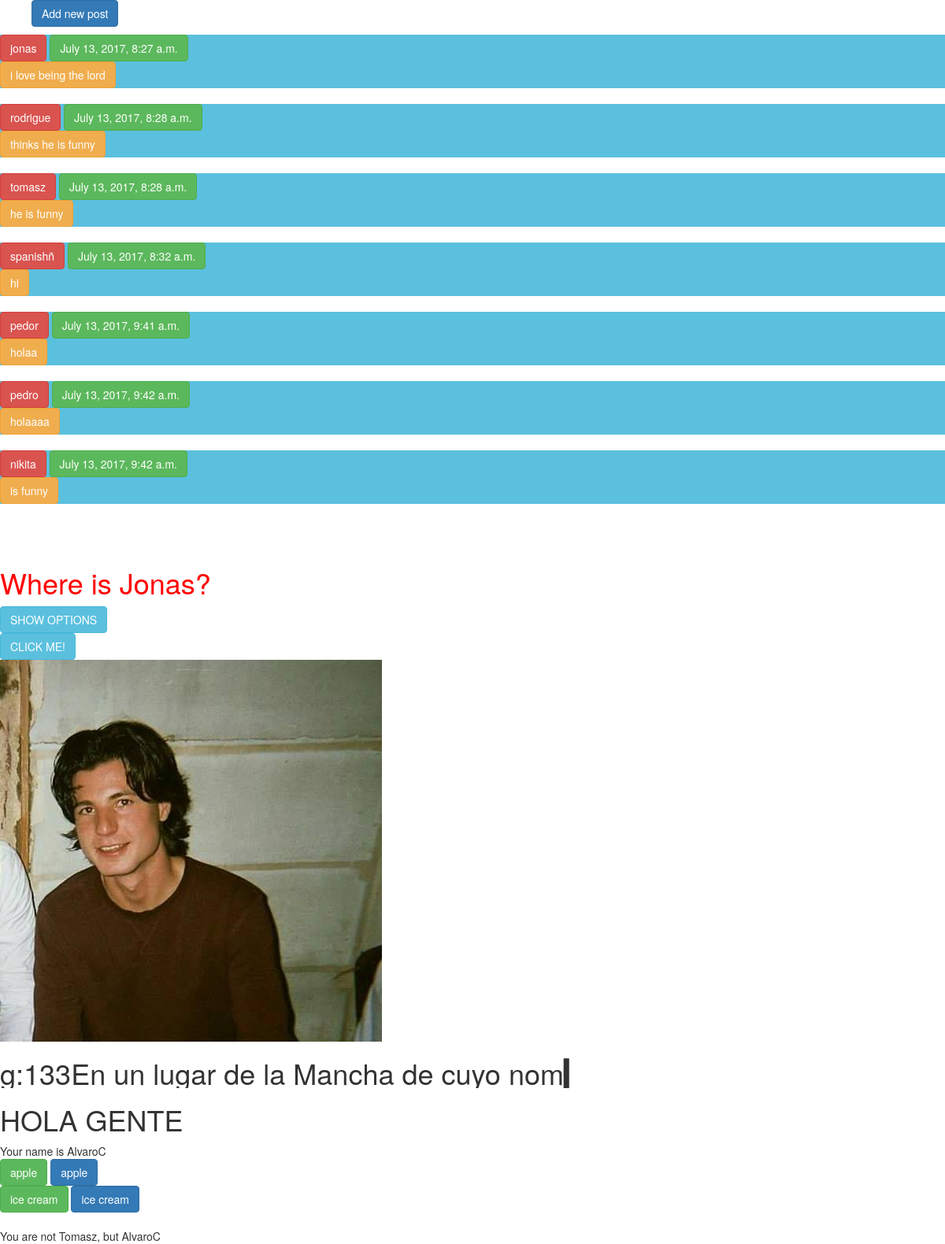
Page /myself/ on the committed database.
### myself/models.py (models this page shows, shortened)
class Post(models.Model):
    author = models.CharField(max_length=160)
    body = models.TextField()
    date = models.DateTimeField()

### myself/views.py (the view)
# urls.py: url(r'^myself/', views.index),
def index(request) :
    my_dict = dict()
    my_dict["name"] = "AlvaroC"
    my_dict["fruits"] = ["apple", "ice cream"]
    my_dict["all_posts"] = Post.objects.all()
    return render(request, 'index.html', my_dict)

### myself/templates/index.html (shortened to what this page needs)
<!DOCTYPE html>
<html lang="en">
<head>
    {% load staticfiles %}
    <link rel="stylesheet" type="text/css" href="{% static 'main.css' %}" />
    <link rel="stylesheet" type="text/css" href="{% static 'css/bootstrap.min.css' %}" />
</head>
<body>
<ul>
    <a href="/new_post"><div class="btn btn-primary">Add new post</div></a>
</ul>
{% for post in all_posts %}
<div class="btn-info">
    <div class="btn btn-danger">{{ post.author }}</div>
    <div class="btn-success btn">{{ post.date }}</div>
    <br>
    <div class="btn-warning btn">{{ post.body }}</div>
</div>
<br>
{% endfor %}
<br><br>
<h1 class="first-class">Where is Jonas?</h1>
<div id="clicker" class="btn btn-info">SHOW OPTIONS</div>
<div id="hidden">
<div id="clicker2" class="btn btn-info">CLICK ME!</div>
    <div id="jonashide">
        <img src ="{% static 'images/jonas.jpg' %}">
    </div>
<h1 id="my_name">En un lugar de la Mancha de cuyo nombre no quiero acordarme no ha mucho tiempo que vivía un hidalgo de los de lanza en astillero, adarga antigua, rocín flaco y galgo corredor
    Una olla de algo más vaca que carnero, salpicón las más noches duelos y quebrantos los sábad</h1>
<h1>HOLA GENTE</h1>
Your name is {{ name }}
{% for fruit in fruits %}
<br>
<div class="btn btn-success">{{ fruit }}</div>
<button type="button" class="btn btn-primary">{{ fruit }}</button>
{% endfor%}
</div>
    <br>
{% if name == "Tomasz" %}
    Your name is Tomasz
        {% else %}
        You are not Tomasz, but {{name}}
{% endif %}
</body>
</html>

### static/main.css (style rules this page uses)
.first-class { color: red; }

### rows in the picture
Post: author "jonas", date "July 13, 2017, 8:27 a.m.", body "i love being the lord"
Post: author "rodrigue", date "July 13, 2017, 8:28 a.m.", body "thinks he is funny"
Post: author "tomasz", date "July 13, 2017, 8:28 a.m.", body "he is funny"
Post: author "spanishñ", date "July 13, 2017, 8:32 a.m.", body "hi"
Post: author "pedor", date "July 13, 2017, 9:41 a.m.", body "holaa"
Post: author "pedro", date "July 13, 2017, 9:42 a.m.", body "holaaaa"
Post: author "nikita", date "July 13, 2017, 9:42 a.m.", body "is funny"

### other values in the picture
{{ name }} "AlvaroC"
{{ fruit }} "apple" "ice cream"
